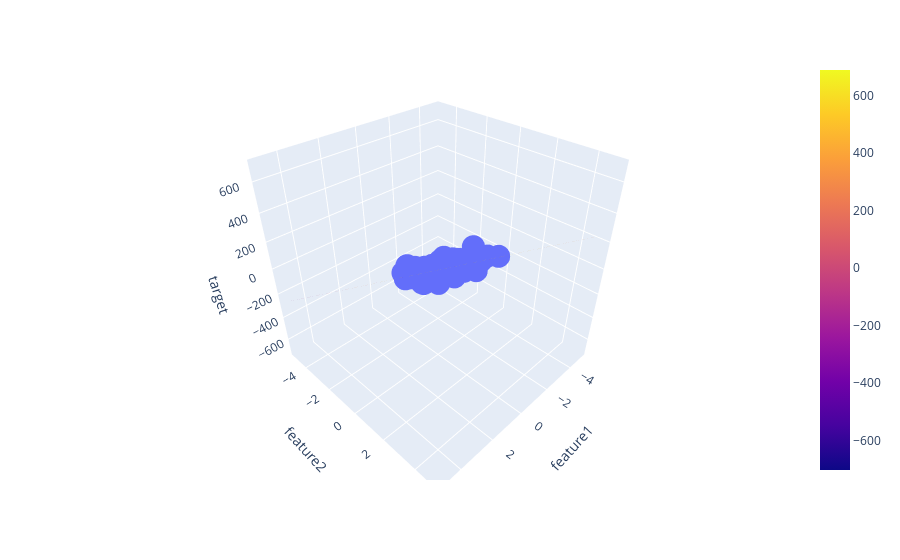

Here is the notebook cell this chart was saved with:
### Code cell
fig = px.scatter_3d(df, x='feature1', y='feature2', z='target')

fig.add_trace(go.Surface(x=x, y=y, z=z))
fig.show()
